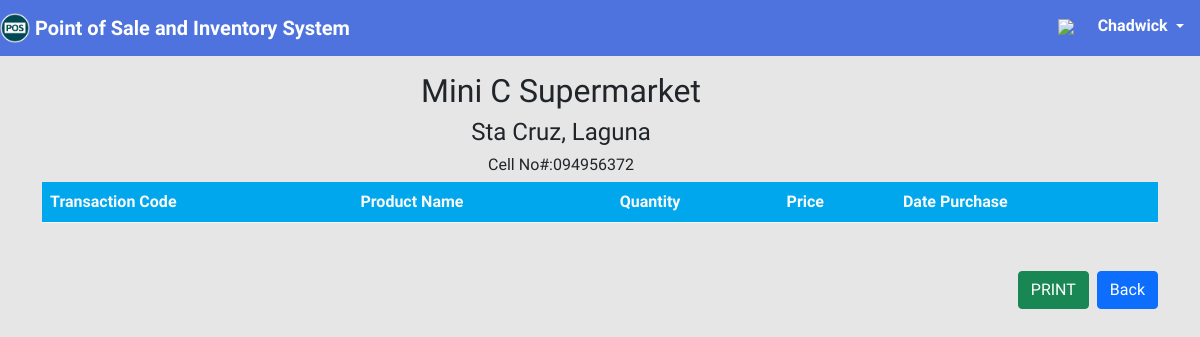
The app's page /cashier/cashier_reciept.php?invoice=RS-03302 (signed in), older data.
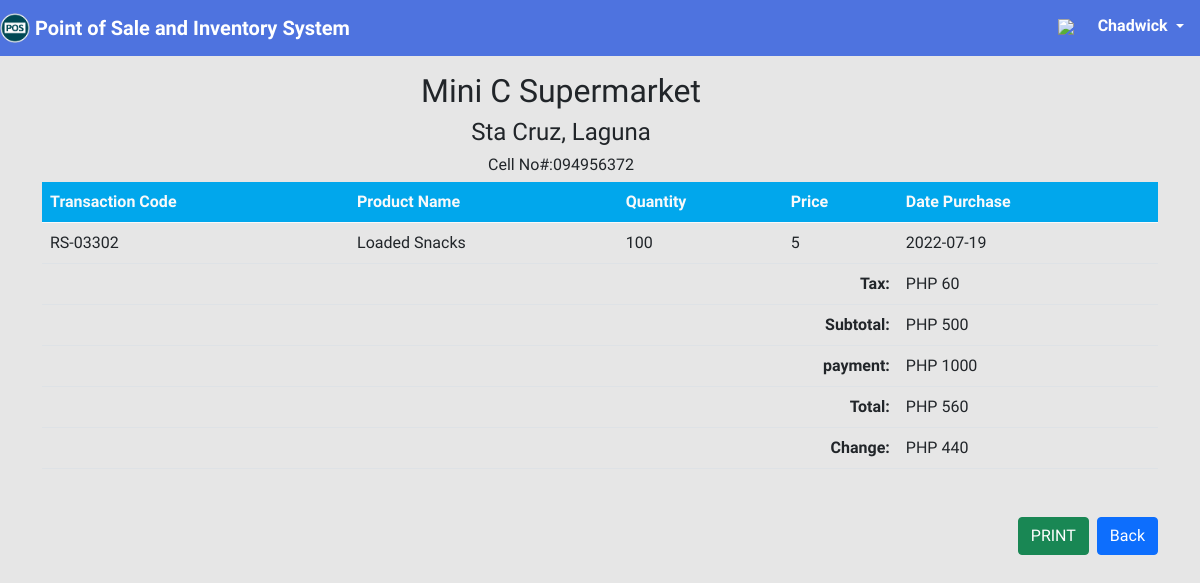
The same page, newer data.
### tables this page shows
CREATE TABLE `sales` (
  `sales_id` int(11) NOT NULL,
  `item_id` bigint(11) NOT NULL,
  `product_code` varchar(255) NOT NULL,
  `invoice_code` varchar(255) NOT NULL,
  `product_name` varchar(255) NOT NULL,
  `sales_price` double NOT NULL,
  `sales_profit` double NOT NULL,
  `sales_quantity` double NOT NULL,
  `Total` double NOT NULL
);

CREATE TABLE `sales_detail` (
  `transac_id` int(11) NOT NULL,
  `transac_code` varchar(255) NOT NULL,
  `transac_subtotal` double NOT NULL,
  `customer_id` int(11) NOT NULL,
  `transac_tax` double NOT NULL,
  `transac_total` double NOT NULL,
  `transac_profit` double NOT NULL,
  `cash` double NOT NULL,
  `sales_change` double NOT NULL,
  `date_purchase` date DEFAULT current_timestamp()
);

### cashier/cashier_reciept.php (the view, shortened to what the changed rows need)
<?php
include '../php/connection.php';
?>
<!doctype html>
<html lang="en">
  <head>
    <link href="https://cdn.jsdelivr.net/npm/bootstrap@5.0.2/dist/css/bootstrap.min.css" rel="stylesheet"
>
    <link rel="stylesheet" type="text/css" href="../style/dash.css">
    <link
      href="https://cdnjs.cloudflare.com/ajax/libs/font-awesome/5.15.1/css/all.min.css"
      rel="stylesheet"/>
      <link href='https://unpkg.com/boxicons@2.1.2/css/boxicons.min.css' rel='stylesheet'>
    </head>
    <body>
             <div class="col py-3 d-flex justify-content-center overflow-auto">
                <div class="container">
                <div class="row">
                        <div class="col d-flex justify-content">
                            <br>
                            <div class="w-50">
                                <h2 class="text-dark  text-center" style="text-align: center; margin-right: -30rem;">Mini C Supermarket</h2>
                            </div>
                        </div>
                    </div>
                    <table class="table">
                            <thead>
                                <tr class="text-light" style="background: #01A7EC;">
                                     <th scope="col"><b>Transaction Code</b></th>
                                    <th scope="col"><b>Product Name</b></th>
                                    <th scope="col"><b>Quantity</b></th>
                                    <th scope="col"><b>Price</b></th>
                                    <th scope="col"><b>Date Purchase</b></th>
                                </tr>
                            </thead>
                            <tbody>
                                <?php
                                $id=$_GET['invoice'];
                                $table = mysqli_query($con, "SELECT * FROM sales, sales_detail WHERE(sales_detail.transac_code='{$id}') AND (sales.invoice_code='{$id}')");
                                while ($rows = mysqli_fetch_assoc($table)) {
                                ?>
                                <tr>
                                    <td><?php echo $rows['transac_code'];  ?></td>
                                    <td><?php echo $rows['product_name'];  ?></td>
                                    <td><?php echo $rows['sales_quantity'];  ?></td>
                                    <td><?php echo $rows['sales_price'];  ?></td>
                                     <td><?php echo $rows['date_purchase'];  ?></td>
                                </tr>
                                <?php }
                                $table2 = mysqli_query($con,"SELECT * FROM sales_detail WHERE transac_code = '$id' ");
                                while ($bows = mysqli_fetch_assoc($table2)) {
                                ?>
                                <tr>
                                    <th class="text-end" colspan="4">Tax: </th>
                                    <td colspan="5">PHP <?php echo $bows['transac_tax'];  ?></td>
                                </tr>
                                <tr>
                                    <th class="text-end" colspan="4">Subtotal: </th>
                                    <td colspan="5">PHP <?php echo $bows['transac_subtotal'];  ?></td>
                                </tr>
                                <tr>
                                    <th class="text-end" colspan="4">payment: </th>
                                    <td colspan="5">PHP <?php echo $bows['cash'];  ?></td>
                                </tr>
                                <tr>
                                    <th class="text-end" colspan="4">Total: </th>
                                    <td colspan="5">PHP <?php echo $bows['transac_total'];  ?></td>
                                </tr>
                                <tr>
                                    <th class="text-end" colspan="4">Change: </th>
                                    <td colspan="5">PHP <?php echo $bows['sales_change'];  ?></td>
                                </tr>
                            <?php  } ?>
                            </tbody>
                        </table>
                </div>
             </div>
</body>
</html>

Row changes from the older to the newer data that the page shows:
added sales: sales_detail.transac_code "RS-03302", product_name "Loaded Snacks", sales_quantity "100", sales_price "5", sales_detail.date_purchase "2022-07-19"
added sales_detail: transac_tax "60", transac_subtotal "500", cash "1000", transac_total "560", sales_change "440"
